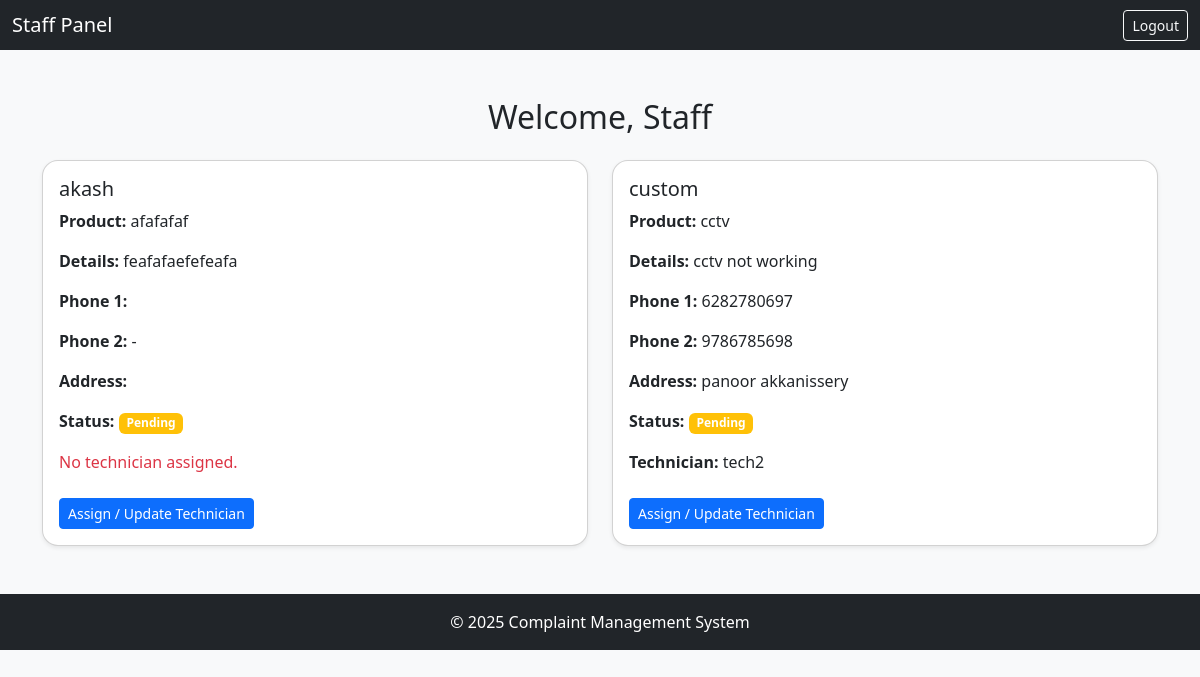
The app's page /staff/dashboard/ (signed in) with its own data.
### cmapp/models.py (models this page shows, shortened)
class Complaint(models.Model):
    STATUS_CHOICES = [
        ('pending', 'Pending'),
        ('assigned', 'Assigned'),
        ('completed', 'Completed'),
        ('solved', 'Solved'),
    ]
    customer_name = models.CharField(max_length=100)
    product_type = models.CharField(max_length=100)
    complaint_details = models.TextField()
    phone1 = models.CharField(max_length=15)
    phone2 = models.CharField(max_length=15, blank=True, null=True)
    address = models.TextField()
    date_reported = models.DateTimeField(auto_now_add=True)
    assigned_staff = models.ForeignKey(Staff, on_delete=models.SET_NULL, null=True, blank=True)
    assigned_technician = models.ForeignKey(Technician, on_delete=models.SET_NULL, null=True, blank=True)
    status = models.CharField(max_length=20, choices=STATUS_CHOICES, default='pending')

class Technician(models.Model):
    user = models.OneToOneField(User, on_delete=models.CASCADE, null=True, blank=True)  # Temporarily allow null for migration
    name = models.CharField(max_length=100)
    expertise = models.CharField(max_length=100)
    phone = models.CharField(max_length=15)
    available = models.BooleanField(default=True)

### cmapp/views.py (the view)
# urls.py: path('staff/dashboard/', views.staff_dashboard, name='staff_dashboard'),
@login_required
def staff_dashboard(request):
    complaints = Complaint.objects.all().select_related('assigned_technician')
    return render(request, 'staff/staff_dashboard.html', {
        'complaints': complaints
    })

### cmapp/templates/staff/staff_dashboard.html (shortened to what this page needs)
<!DOCTYPE html>
<html lang="en">
<head>
    <link href="https://cdn.jsdelivr.net/npm/bootstrap@5.3.0/dist/css/bootstrap.min.css" rel="stylesheet">
</head>
<body>
<nav class="navbar navbar-expand-lg navbar-dark bg-dark">
  <div class="container-fluid">
    <span class="navbar-brand mb-0 h1">Staff Panel</span>
    <div class="d-flex">
      <a href="{% url 'logout' %}" class="btn btn-outline-light btn-sm">Logout</a>
    </div>
  </div>
</nav>
<div class="container mt-5">
    <h2 class="text-center mb-4">Welcome, Staff</h2>
    {% if complaints %}
        <div class="row row-cols-1 row-cols-md-2 g-4">
            {% for complaint in complaints %}
            <div class="col">
                <div class="card shadow-sm h-100">
                    <div class="card-body">
                        <h5 class="card-title">{{ complaint.customer_name }}</h5>
                        <p class="card-text"><strong>Product:</strong> {{ complaint.product_type }}</p>
                        <p class="card-text"><strong>Details:</strong> {{ complaint.complaint_details }}</p>
                        <p class="card-text"><strong>Phone 1:</strong> {{ complaint.phone1 }}</p>
                        <p class="card-text"><strong>Phone 2:</strong> {{ complaint.phone2|default:"-" }}</p>
                        <p class="card-text"><strong>Address:</strong> {{ complaint.address }}</p>
                        <p class="card-text"><strong>Status:</strong>
                            <span class="badge
                                {% if complaint.status|lower == 'pending' %}bg-warning
                                {% elif complaint.status|lower == 'completed' %}bg-success
                                {% elif complaint.status|lower == 'solved' %}bg-primary
                                {% else %}bg-secondary{% endif %}">
                                {{ complaint.status|title }}
                            </span>
                        </p>
                        {% if complaint.assigned_technician %}
                            <p class="card-text"><strong>Technician:</strong> {{ complaint.assigned_technician.name }}</p>
                        {% else %}
                            <p class="text-danger">No technician assigned.</p>
                        {% endif %}
                        <a href="{% url 'staff_assign_technician' complaint.id %}" class="btn btn-primary btn-sm mt-2">Assign / Update Technician</a>
                    </div>
                </div>
            </div>
            {% endfor %}
        </div>
    {% else %}
        <div class="alert alert-info text-center">No complaints assigned yet.</div>
    {% endif %}
</div>
<footer class="mt-5 py-3 bg-dark text-white text-center">
    &copy; {{ year|default:2025 }} Complaint Management System
</footer>
</body>
</html>

### cmapp/templates/staff/staff_dashboard.html (style rules this page uses)
body { background-color: #f8f9fa; }
.card { border-radius: 1rem; }

### records on screen
Complaint: customer_name "akash", product_type "afafafaf", complaint_details "feafafaefefeafa", phone2 "-", status "Pending", shows "No technician assigned."
Complaint: customer_name "custom", product_type "cctv", complaint_details "cctv not working", phone1 "6282780697", phone2 "9786785698", address "panoor akkanissery", status "Pending", assigned_technician.name "tech2"

### other values on screen
{{ year|default:2025 }} "2025"
